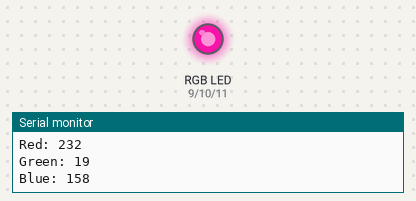
This sketch was run on a simulated Arduino Uno, built with avr-gcc and run on an emulated ATmega328P. On the bench: an RGB LED mixed from three pins (HIGH = lit), the last lines printed to the serial monitor. Dim RGB values are drawn brighter than linear; random numbers use the default seed unless the sketch sets one.

Above: at 0.1 s.
At 4.1 s:
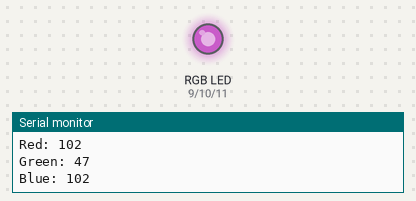
At 9.1 s:
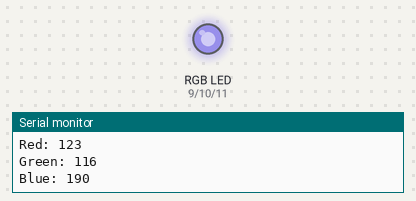
At 19.1 s:
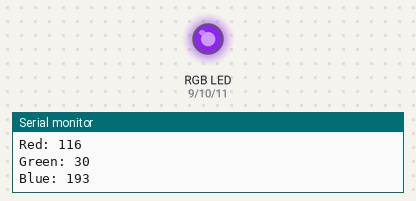
At 28.1 s:
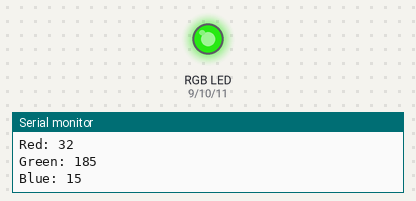
At 38.1 s:
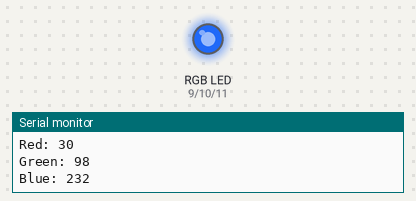
Timing chart, 0 to 40.0 s (numbered marks = the images above):
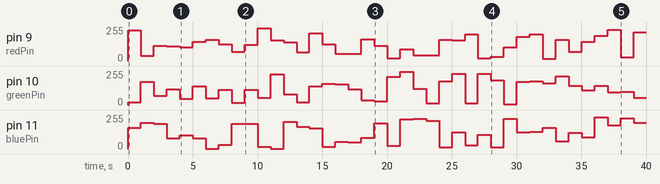

Measured:
- by itself, pin 10 (greenPin): 0/255 → 19/255 at 0.00 s, → 175/255 1.0 s later, → 68/255 1.0 s later, → 120/255 1.0 s later, … (40 changes in this stretch)
- by itself, pin 11 (bluePin): 0/255 → 158/255 at 0.00 s, → 197/255 1.0 s later, → 188/255 1.0 s later, → 80/255 1.0 s later, … (40 changes in this stretch)

The sketch:

RandomRGB.ino
```cpp
/*
An RGB LED example which changes the colour randomly.
*/

// Instantiate the pins
int redPin = 9;
int greenPin = 10;
int bluePin = 11;

// Instantiate the colour variables
int redVal = 0;
int greenVal = 0;
int blueVal = 0;

void setup () {
  Serial.begin(9600);
  pinMode(redPin, OUTPUT);
  pinMode(greenPin, OUTPUT);
  pinMode(bluePin, OUTPUT);
}

void loop () {

  // Give the colour values random values depending on the previous values
  redVal = random(0, 255);
  greenVal = random(0, 255);
  blueVal = random(0, 255);


  // Write the values to the digital pins
  analogWrite(redPin, redVal);
  analogWrite(greenPin, greenVal);
  analogWrite(bluePin, blueVal);

  Serial.print("Red: ");
  Serial.println(redVal);

  Serial.print("Green: ");
  Serial.println(greenVal);

  Serial.print("Blue: ");
  Serial.println(blueVal);

  delay(1000);
}
```
